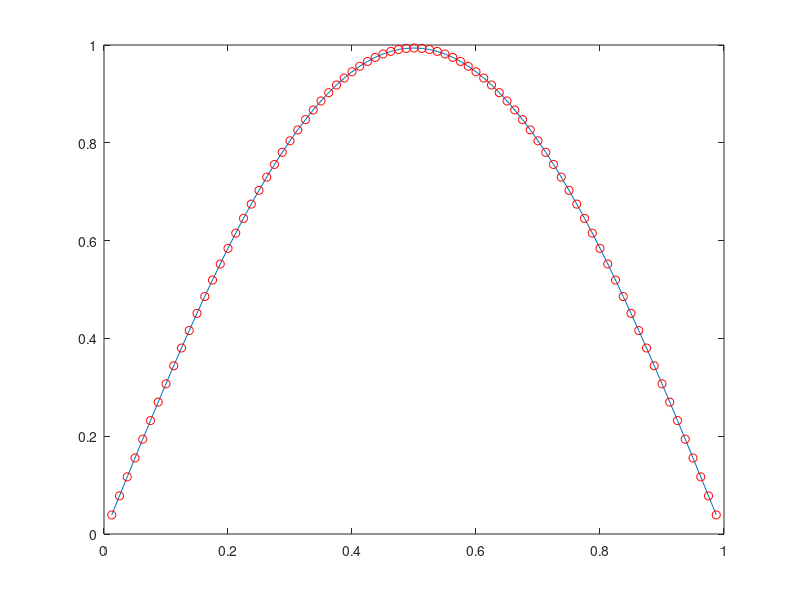

This chart was generated by the following MATLAB code:
clear all;
close all;

N = 5;

for p = 1:5
x0 = 0;
xN = 1;

h(p)  = (xN - x0)/N;
M  = 10;
k  = 0.4*h(p)^2;
mu = k/h(p)^2; 

for j = 1:N-1
    x(j) = j*h(p);
    U0(j) = sin(pi*x(j));
end

U1 = zeros(N-1,1);
t = 0;
for j = 1:M
    
    U1(1) = U0(1) + mu*(-2*U0(1) + U0(2)) + k*(U0(1)-(U0(1))^2);
    
    for i = 2:N-2
        U1(i) = U0(i) + mu*(U0(i-1) - 2*U0(i) + U0(i+1)) + k*(U0(i)-(U0(i))^2);
    end
    
    U1(N-1) = U0(N-1) + mu*(U0(N-2) - 2*U0(N-1)) + k*(U0(N-1)-(U0(N-1))^2);
    
    t = t + k;
    U0 = U1;
end

for j = 1:N-1
    Uex(j) = exp(-pi^2*t)*sin(pi*x(j));
end

error(p) = max(abs( Uex' - U1));
N = 2*N;
end
% [U1 exact']
for q = 1:p-1
    order(q) = (log(error(q)/error(q+1)))/(log(h(q)/h(q+1)));
end

order
% hold on
plot(x,U1,x,Uex,'ro')
        